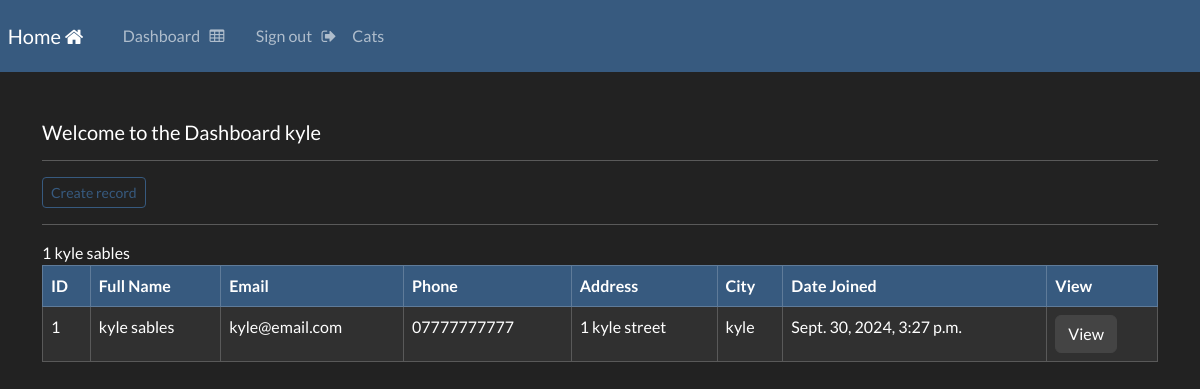
Before: /dashboard (signed in) with the older database file.
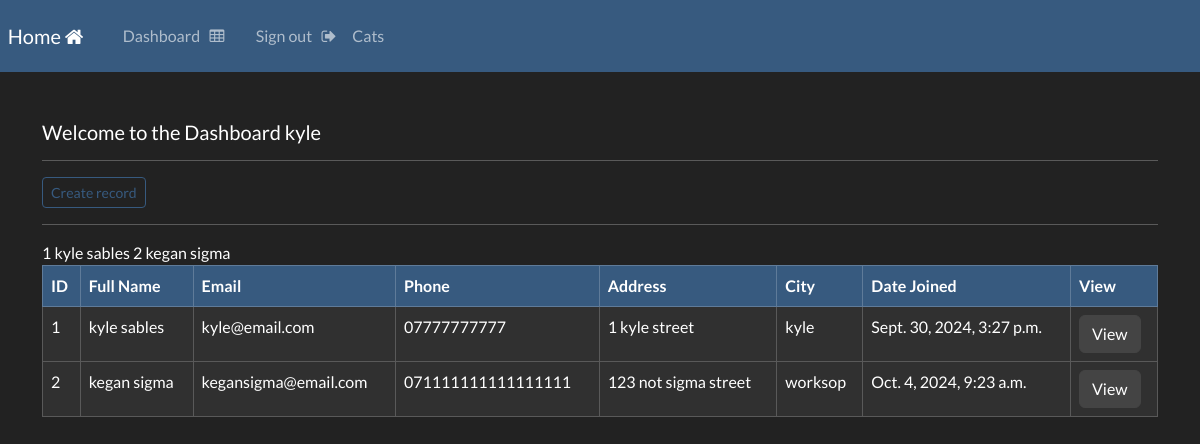
After: the same page with the newer database file.
### website/models.py (models this page shows, shortened)
class Record(models.Model):
    creation_data = models.DateTimeField(auto_now_add = True)
    first_name = models.CharField(max_length=100)
    last_name = models.CharField(max_length=100)
    email = models.CharField(max_length=255)
    phone = models.CharField(max_length=20)
    address = models.CharField(max_length=255)
    city = models.CharField(max_length = 255)

### website/views.py (the view)
# urls.py: path('dashboard',views.dashboard, name="dashboard"),
@login_required(login_url='my-login')
def dashboard(request):
    my_records = Record.objects.all()
    context = {'records':my_records}
    return render(request, 'website/dashboard.html', context=context)

### website/templates/website/dashboard.html
{% extends 'website/base.html' %}
{% block content %}
    <br>
    <h5> Welcome to the Dashboard {{user}}</h5>
    <hr>
    <a class="btn btn-outline-primary btn-sm" href="{% url 'create-record' %}">
        Create record
    </a>
    <hr>
    {% for record in records %}
        {{record.id}}
        {{record.first_name}}
        {{record.last_name}}
    {% endfor %}
    <table class="table table-dark table-hover table-bordered">
        <thead class="table-primary">
            <tr>
                <th scope="col"> ID </th>
                <th scope="col"> Full Name </th>
                <th scope="col"> Email </th>
                <th scope="col"> Phone </th>
                <th scope="col"> Address </th>
                <th scope="col"> City </th>
                <th scope="col"> Date Joined </th>
                <th scope="col"> View </th>
            </tr>
        </thead>
        <tbody>
        {% if records %}
            {% for record in records %}
            <tr>
                <td> {{record.id}} </td>
                <td> {{record.first_name}} {{record.last_name}}</td>
                <td> {{record.email}} </td>
                <td> {{record.phone}} </td>
                <td> {{record.address}} </td>
                <td> {{record.city}} </td>
                <td> {{record.creation_data}} </td>
                <td> <a href="{% url 'record' record.id %}" class="btn btn-secondary"> View</a></td>
            </tr>
            {% endfor %}
        {% endif %}
        </tbody>
    </table>
{% endblock %}

### website/templates/website/base.html (shortened to what this page needs)
{% load static %}
<!DOCTYPE html>
<html lang="en">
<head>
    <link rel="stylesheet"href="https://bootswatch.com/5/darkly/bootstrap.min.css">
    <link rel="stylesheet"href="{% static 'css/styles.css'%}">
    <link rel="stylesheet" href="https://cdnjs.cloudflare.com/ajax/libs/font-awesome/4.7.0/css/font-awesome.min.css">
</head>
<body>
    {% include 'website/navbar.html' %}
    <div class="container">
        <br>
        {% block content %}
        {% endblock %}
    </div>
</body>
</html>

### website/templates/website/navbar.html (shortened to what this page needs)
<nav class="navbar navbar-expand-lg navbar-dark bg-primary justify-content-center">
    <a class="navbar-brand main-heading" href="{% url '' %}">
      &nbsp; Home <i class="fa fa-home" aria-hidden="true"></i>
    </a>
        <div class="collapse navbar-collapse text-center" id="navbarNavDropdown">
        <ul class="navbar-nav mr-auto">
           {% if user.is_authenticated %}
             <li class="nav-item">
              <a class="nav-link" href="{% url 'dashboard' %}">Dashboard &nbsp; <i class="fa fa-table" aria-hidden="true"></i> </a>
            </li>
            <li class="nav-item">
              <a class="nav-link" href="{% url 'user-logout' %}">Sign out &nbsp; <i class="fa fa-sign-out" aria-hidden="true"></i> </a>
            </li>
            <li class="nam-item">
              <a class="nav-link" href="{% url 'cats' %}">Cats &nbsp;  </a>
            </li>
        {% endif %}
       </ul>
      </div>
  </nav>

Changed rows visible on the page:
added Record: id "2", first_name "kegan", last_name "sigma", email "kegansigma@email.com", phone "071111111111111111", address "123 not sigma street", city "worksop", creation_data "Oct. 4, 2024, 9:23 a.m."
